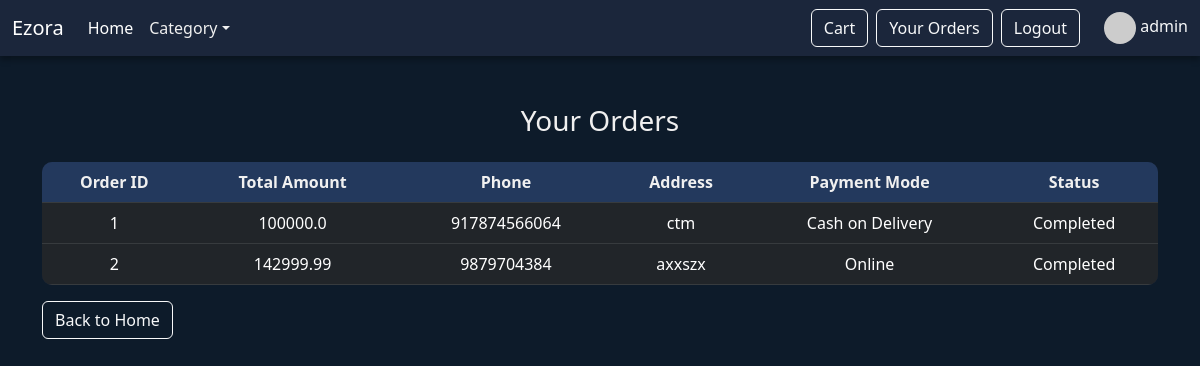
Screenshot of /your-orders (signed in) with the database file from the repository.
### myapp/models.py (models this page shows)
class ordermodel(models.Model):
   userid = models.ForeignKey(registermodel, on_delete=models.CASCADE)
   finaltotal = models.FloatField()
   phone = models.BigIntegerField()
   address = models.TextField()
   paymode = models.CharField(max_length=40)
   timestamp = models.DateTimeField(auto_now_add=True)
   status = models.BooleanField(default=False)
   razorpay_order_id = models.CharField(max_length=255, null=True, blank=True)

### myapp/views.py (the view)
# urls.py: path('your-orders', views.your_orders),
def your_orders(request):
    if not request.session.get("log_id"):
        messages.error(request, "You need to log in to view your orders.")
        return redirect("/login")
    userid = request.session["log_id"]
    fetch_orders = ordermodel.objects.filter(userid=registermodel(id=userid))
    fetchcatdata = Category.objects.all()
    context = {
        "orders": fetch_orders,
        "catdata": fetchcatdata,
    }
    return render(request, "your_orders.html", context)

### myapp/templates/your_orders.html (shortened to what this page needs)
<!DOCTYPE html>
<html lang="en">
<head>
    <link href="https://cdn.jsdelivr.net/npm/bootstrap@5.3.0-alpha3/dist/css/bootstrap.min.css" rel="stylesheet">
</head>
<body>
{% include "nav.html" %}
    <div class="container my-5">
        <h3 class="text-center mb-4">Your Orders</h3>
        <div class="table-responsive">
            <table class="table table-dark table-hover text-center">
                <thead>
                    <tr>
                        <th>Order ID</th>
                        <th>Total Amount</th>
                        <th>Phone</th>
                        <th>Address</th>
                        <th>Payment Mode</th>
                        <th>Status</th>
                    </tr>
                </thead>
                <tbody>
                    {% if orders %}
                        {% for order in orders %}
                            <tr>
                                <td>{{ order.id }}</td>
                                <td>{{ order.finaltotal }}</td>
                                <td>{{ order.phone }}</td>
                                <td>{{ order.address }}</td>
                                <td>{{ order.paymode }}</td>
                                <td>{{ order.status|yesno:"Completed,Pending" }}</td>
                            </tr>
                        {% endfor %}
                    {% else %}
                        <tr>
                            <td colspan="6">You have no orders yet.</td>
                        </tr>
                    {% endif %}
                </tbody>
            </table>
        </div>
        <a class="btn btn-outline-light me-2" href="/">Back to Home</a>
    </div>
</body>
</html>

### myapp/templates/your_orders.html (style rules this page uses)
body { background-color: #0d1b2a; color: #f0f0f0; }
.table { background-color: #1b263b; border-radius: 10px; overflow: hidden; }
.table th { background-color: #23395d; color: #f0f0f0; }
.table tbody tr { transition: background-color 0.3s ease-in-out; }

### rows the page displays
ordermodel: id "1", finaltotal "100000.0", phone "917874566064", address "ctm", paymode "Cash on Delivery", status "Completed"
ordermodel: id "2", finaltotal "142999.99", phone "9879704384", address "axxszx", paymode "Online", status "Completed"

### other values shown
{{ request.session.log_name }} "admin"
